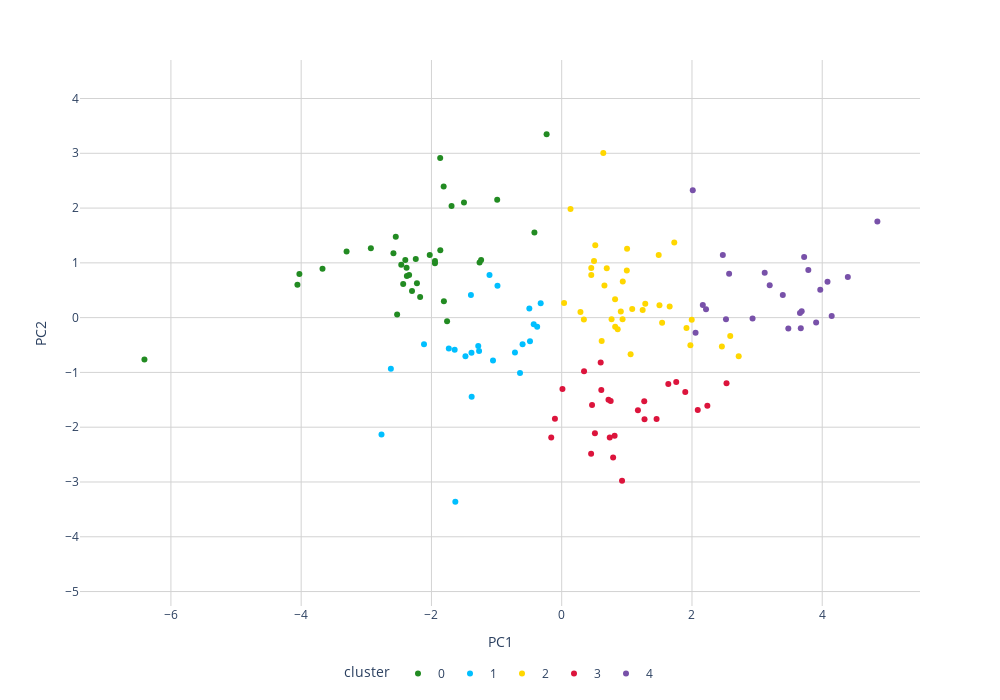
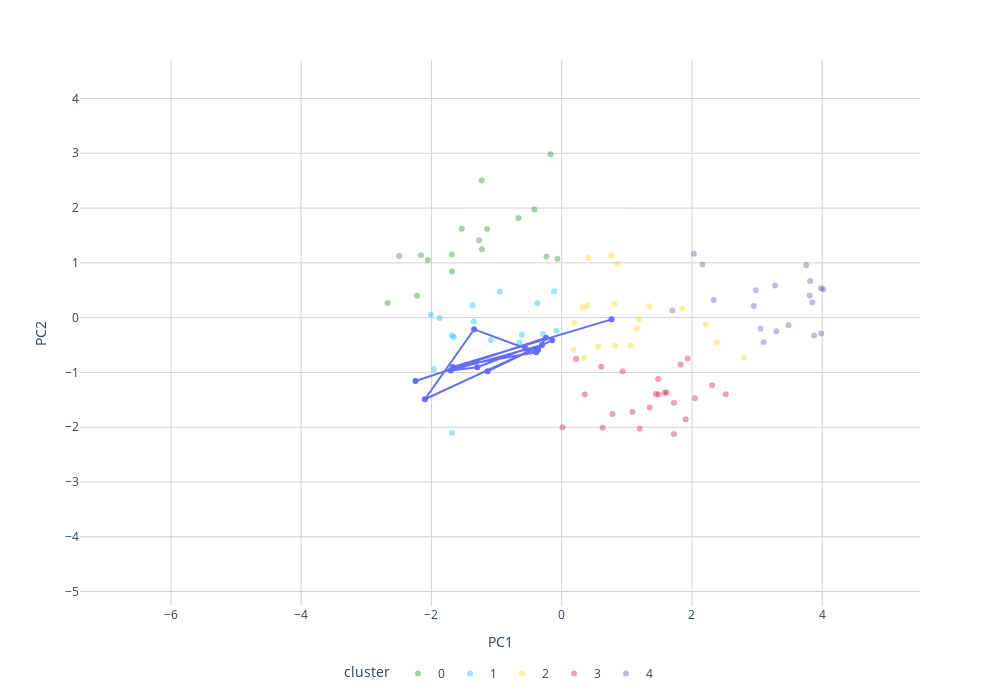

Notebook source saved alongside these figures, in order:
### Code cell
def interactive_plot_scatter2(year, x_axis, y_axis, selected_countries):
    
    filtered_data = cluster_data[cluster_data['year'] <= year]
    print(f"{len(filtered_data[filtered_data['year'] == year])} data points from year {year}")

    filtered_data = filtered_data.sort_values(by=['cluster'])
    
    #Define a fixed color scheme for clusters
    color_map = {
        '0': '#228B22', 
        '1': '#00BFFF',    
        '2': '#FFD700',  
        '3': '#DC143C',
        '4': '#7851A9'
    }

    #Assign unique colors for each selected country
    unique_colors = get_unique_colors(len(selected_countries))

    # Create the main scatter plot
    fig = px.scatter(filtered_data[filtered_data['year'] == year], 
                 x=x_axis, y=y_axis, color='cluster', 
                 range_x = [np.min(cluster_data[x_axis])-0.5, np.max(cluster_data[x_axis])+0.5],
                 range_y = [np.min(cluster_data[y_axis])-0.5, np.max(cluster_data[y_axis])+0.5],
                 hover_name='country',  # Set hover name to 'country'
                 hover_data={'country': False, x_axis: False, y_axis: False},  # Include only country in hover data
                 opacity=0.4 if selected_countries else 1,  # Adjust opacity
                 color_discrete_map=color_map)

    fig.update_traces(hovertemplate='%{hovertext}')

    #Add lines and points for selected countries
    for i, country in enumerate(selected_countries):
        country_data = filtered_data[filtered_data['country'] == country]
        country_color = unique_colors[i % len(unique_colors)]
        
        #Add line trace for each country
        line_trace = px.line(country_data, x=x_axis, y=y_axis, 
                             color_discrete_sequence=[country_color],
                             hover_name='country', hover_data=['year']).data[0]
        line_trace.name = country  # Assign country name to the line trace for the legend
        line_trace.hovertemplate = f"{country}<br>%{{y}}<extra></extra>"  # Custom hover template
        
        fig.add_trace(line_trace)
    
        #Add scatter trace for points on the line
        point_trace = px.scatter(country_data, x=x_axis, y=y_axis, 
                                 color_discrete_sequence=[country_color], 
                                 hover_name='year', hover_data=['country']).data[0]
        point_trace.hovertemplate = f"%{{hovertext}}<extra>{country}</extra>"  # Custom hover template
    
        fig.add_trace(point_trace)


    #Update layout of the plot
    fig.update_layout(
        plot_bgcolor='white', 
        width=1000,  
        height=700,  
        legend=dict(
            orientation="h", 
            yanchor="bottom",
            y=-0.15,  
            xanchor="center",
            x=0.5
        ),
        xaxis=dict(
            showgrid=True,
            gridcolor='LightGrey',
            zeroline=True,
            zerolinecolor='LightGrey',
            zerolinewidth=1
        ),
        yaxis=dict(
            showgrid=True,
            gridcolor='LightGrey',
            zeroline=True,
            zerolinecolor='LightGrey',
            zerolinewidth=1
        )
    )
    
    fig.show()

#Widgets for user interaction
year_slider = widgets.IntSlider(value=2019, min=cluster_data['year'].min(), max=cluster_data['year'].max(), step=1, description='Year:')
country_selection = widgets.SelectMultiple(options=cluster_data['country'].unique(), value=[], description='Countries', disabled=False)

#Dropdown for selecting x and y axis variables
variables = plotting_variables
x_axis_dropdown = widgets.Dropdown(options=variables, value='PC1', description='X Axis:')
y_axis_dropdown = widgets.Dropdown(options=variables, value='PC2', description='Y Axis:')

#Display the interactive widgets
interact(interactive_plot_scatter2, year=year_slider, x_axis=x_axis_dropdown, y_axis=y_axis_dropdown, selected_countries=country_selection)

### Figure 1 — Plotly figure (JSON) as saved in the notebook; plotly's stock layout.template omitted (floating-point values rounded to 4 significant figures)
{"data": [{"customdata": [["Madagascar"], ["Malawi"], ["Liberia"], ["Kenya"], ["Mozambique"], ["Myanmar"], ["Mauritania"], ["Mali"], ["Ghana"], ["Guinea"], ["Ethiopia"], ["Gambia"], ["Ivory Coast"], ["India"], ["Tanzania"], ["Swaziland"], ["Zambia"], ["Togo"], ["Uganda"], ["Nigeria"], ["Pakistan"], ["Niger"], ["Senegal"], ["Sierra Leone"], ["Rwanda"], ["Zimbabwe"], ["Burkina Faso"], ["Chad"], ["Cambodia"], ["Benin"], ["Congo (Brazzaville)"], ["Comoros"], ["Afghanistan"], ["Cameroon"]], "hovertemplate": "%{hovertext}", "hovertext": ["Madagascar", "Malawi", "Liberia", "Kenya", "Mozambique", "Myanmar", "Mauritania", "Mali", "Ghana", "Guinea", "Ethiopia", "Gambia", "Ivory Coast", "India", "Tanzania", "Swaziland", "Zambia", "Togo", "Uganda", "Nigeria", "Pakistan", "Niger", "Senegal", "Sierra Leone", "Rwanda", "Zimbabwe", "Burkina Faso", "Chad", "Cambodia", "Benin", "Congo (Brazzaville)", "Comoros", "Afghanistan", "Cameroon"], "legendgroup": "0", "marker": {"color": "#228B22", "opacity": 1, "symbol": "circle"}, "mode": "markers", "name": "0", "orientation": "v", "showlegend": true, "type": "scatter", "x": [-2.377, -3.303, -2.463, -0.9904, -1.946, -0.2318, -1.809, -2.343, -1.261, -2.583, -1.946, -1.812, -2.223, -2.241, -1.501, -1.76, -2.548, -3.673, -1.864, -2.026, -2.434, -1.691, -1.237, -4.027, -1.866, -2.527, -2.382, -4.058, -0.4189, -2.93, -2.298, -2.401, -6.407, -2.174], "xaxis": "x", "y": [0.7615, 1.208, 0.9634, 2.152, 0.9941, 3.347, 0.2971, 0.7775, 1.007, 1.175, 1.036, 2.395, 0.6275, 1.07, 2.1, -0.06617, 1.477, 0.8911, 1.231, 1.143, 0.6157, 2.037, 1.052, 0.7953, 2.913, 0.05694, 0.9112, 0.6008, 1.554, 1.266, 0.4884, 1.054, -0.764, 0.3781], "yaxis": "y"}, {"customdata": [["Morocco"], ["Botswana"], ["Nepal"], ["Jordan"], ["Namibia"], ["Lebanon"], ["Lesotho"], ["Libya"], ["Turkey"], ["Tunisia"], ["Yemen"], ["Albania"], ["Venezuela"], ["Algeria"], ["North Macedonia"], ["Bolivia"], ["South Africa"], ["Armenia"], ["Bangladesh"], ["Georgia"], ["Iran"], ["Egypt"], ["Gabon"]], "hovertemplate": "%{hovertext}", "hovertext": ["Morocco", "Botswana", "Nepal", "Jordan", "Namibia", "Lebanon", "Lesotho", "Libya", "Turkey", "Tunisia", "Yemen", "Albania", "Venezuela", "Algeria", "North Macedonia", "Bolivia", "South Africa", "Armenia", "Bangladesh", "Georgia", "Iran", "Egypt", "Gabon"], "legendgroup": "1", "marker": {"color": "#00BFFF", "opacity": 1, "symbol": "circle"}, "mode": "markers", "name": "1", "orientation": "v", "showlegend": true, "type": "scatter", "x": [-2.114, -1.055, -0.986, -1.281, -1.268, -2.767, -1.633, -0.4969, -1.383, -2.623, -1.733, -0.6007, -0.4869, -1.478, -0.6399, -0.3226, -0.4296, -0.3769, -1.109, -0.7178, -1.394, -1.644, -1.385], "xaxis": "x", "y": [-0.4849, -0.7821, 0.5828, -0.5195, -0.6069, -2.133, -3.361, 0.168, -1.445, -0.935, -0.5617, -0.4872, -0.4315, -0.7069, -1.011, 0.2628, -0.1185, -0.1664, 0.7766, -0.6369, 0.4129, -0.5872, -0.6424], "yaxis": "y"}, {"customdata": [["Honduras"], ["Guatemala"], ["Taiwan Province of China"], ["Tajikistan"], ["El Salvador"], ["Mongolia"], ["Thailand"], ["Colombia"], ["Brazil"], ["Argentina"], ["China"], ["Peru"], ["Paraguay"], ["Philippines"], ["Panama"], ["Estonia"], ["Saudi Arabia"], ["Azerbaijan"], ["Nicaragua"], ["Sri Lanka"], ["Uruguay"], ["Laos"], ["Costa Rica"], ["Vietnam"], ["Kazakhstan"], ["Cyprus"], ["Jamaica"], ["Kyrgyzstan"], ["Kuwait"], ["Dominican Republic"], ["Turkmenistan"], ["Malaysia"], ["Mauritius"], ["Mexico"], ["Ecuador"], ["Indonesia"]], "hovertemplate": "%{hovertext}", "hovertext": ["Honduras", "Guatemala", "Taiwan Province of China", "Tajikistan", "El Salvador", "Mongolia", "Thailand", "Colombia", "Brazil", "Argentina", "China", "Peru", "Paraguay", "Philippines", "Panama", "Estonia", "Saudi Arabia", "Azerbaijan", "Nicaragua", "Sri Lanka", "Uruguay", "Laos", "Costa Rica", "Vietnam", "Kazakhstan", "Cyprus", "Jamaica", "Kyrgyzstan", "Kuwait", "Dominican Republic", "Turkmenistan", "Malaysia", "Mauritius", "Mexico", "Ecuador", "Indonesia"], "legendgroup": "2", "marker": {"color": "#FFD700", "opacity": 1, "symbol": "circle"}, "mode": "markers", "name": "2", "orientation": "v", "showlegend": true, "type": "scatter", "x": [0.5153, 0.6916, 2.718, 0.4962, 0.9996, 0.6138, 1.728, 0.8209, 0.9343, 1.058, 1.283, 0.288, 0.9378, 0.4541, 1.542, 2.459, 1.996, 0.7654, 1.004, 0.0366, 2.588, 0.1355, 1.916, 0.8197, 1.976, 0.8594, 0.9075, 0.4541, 1.243, 1.082, 0.6564, 1.489, 1.658, 1.501, 0.3404, 0.6386], "xaxis": "x", "y": [1.323, 0.9018, -0.7058, 1.032, 0.8623, -0.4245, 1.374, -0.1658, -0.02925, -0.6662, 0.2517, 0.1018, 0.6607, 0.9081, -0.09367, -0.5287, -0.03914, -0.03094, 1.259, 0.2671, -0.3332, 1.985, -0.1893, 0.3372, -0.5055, -0.2113, 0.1131, 0.7783, 0.1389, 0.1573, 0.587, 1.143, 0.2023, 0.2268, -0.03218, 3.007], "yaxis": "y"}, {"customdata": [["Slovakia"], ["Croatia"], ["Serbia"], ["Spain"], ["Ukraine"], ["Slovenia"], ["South Korea"], ["France"], ["Hungary"], ["Bulgaria"], ["Chile"], ["Lithuania"], ["Belarus"], ["Belgium"], ["Greece"], ["Bosnia and Herzegovina"], ["Montenegro"], ["Moldova"], ["Latvia"], ["Japan"], ["Italy"], ["Poland"], ["Portugal"], ["Romania"], ["Russia"]], "hovertemplate": "%{hovertext}", "hovertext": ["Slovakia", "Croatia", "Serbia", "Spain", "Ukraine", "Slovenia", "South Korea", "France", "Hungary", "Bulgaria", "Chile", "Lithuania", "Belarus", "Belgium", "Greece", "Bosnia and Herzegovina", "Montenegro", "Moldova", "Latvia", "Japan", "Italy", "Poland", "Portugal", "Romania", "Russia"], "legendgroup": "3", "marker": {"color": "#DC143C", "opacity": 1, "symbol": "circle"}, "mode": "markers", "name": "3", "orientation": "v", "showlegend": true, "type": "scatter", "x": [1.267, 0.4517, 0.466, 1.637, -0.1041, 2.236, 1.272, 2.531, 1.457, 0.608, 0.5986, 0.9264, 0.8122, 2.089, 0.51, 0.343, -0.1609, 0.01142, 0.7893, 1.897, 0.7519, 1.758, 1.17, 0.7183, 0.7377], "xaxis": "x", "y": [-1.525, -2.485, -1.597, -1.211, -1.844, -1.61, -1.854, -1.196, -1.85, -1.319, -0.8178, -2.976, -2.155, -1.688, -2.112, -0.9768, -2.188, -1.304, -2.554, -1.356, -1.52, -1.175, -1.69, -1.497, -2.186], "yaxis": "y"}, {"customdata": [["Finland"], ["United Kingdom"], ["United Arab Emirates"], ["Denmark"], ["Canada"], ["United States"], ["Ireland"], ["Bahrain"], ["Uzbekistan"], ["Israel"], ["Singapore"], ["Switzerland"], ["Sweden"], ["Germany"], ["Australia"], ["New Zealand"], ["Norway"], ["Austria"], ["Hong Kong S.A.R. of China"], ["Iceland"], ["Luxembourg"], ["Malta"], ["Netherlands"]], "hovertemplate": "%{hovertext}", "hovertext": ["Finland", "United Kingdom", "United Arab Emirates", "Denmark", "Canada", "United States", "Ireland", "Bahrain", "Uzbekistan", "Israel", "Singapore", "Switzerland", "Sweden", "Germany", "Australia", "New Zealand", "Norway", "Austria", "Hong Kong S.A.R. of China", "Iceland", "Luxembourg", "Malta", "Netherlands"], "legendgroup": "4", "marker": {"color": "#7851A9", "opacity": 1, "symbol": "circle"}, "mode": "markers", "name": "4", "orientation": "v", "showlegend": true, "type": "scatter", "x": [3.906, 3.117, 2.474, 4.393, 3.194, 2.522, 3.658, 2.57, 2.012, 2.055, 4.847, 4.145, 3.97, 2.93, 3.395, 3.722, 4.081, 3.48, 2.166, 3.685, 3.671, 2.216, 3.787], "xaxis": "x", "y": [-0.0892, 0.8213, 1.144, 0.743, 0.5931, -0.03067, 0.08688, 0.7993, 2.326, -0.2755, 1.755, 0.02791, 0.5093, -0.01793, 0.4131, 1.108, 0.6555, -0.1987, 0.2316, 0.1163, -0.1949, 0.1518, 0.868], "yaxis": "y"}], "layout": {"height": 700, "legend": {"orientation": "h", "title": {"text": "cluster"}, "tracegroupgap": 0, "x": 0.5, "xanchor": "center", "y": -0.15, "yanchor": "bottom"}, "margin": {"t": 60}, "plot_bgcolor": "white", "width": 1000, "xaxis": {"anchor": "y", "domain": [0, 1], "gridcolor": "LightGrey", "range": [-7.396, 5.501], "showgrid": true, "title": {"text": "PC1"}, "zeroline": true, "zerolinecolor": "LightGrey", "zerolinewidth": 1}, "yaxis": {"anchor": "x", "domain": [0, 1], "gridcolor": "LightGrey", "range": [-5.264, 4.703], "showgrid": true, "title": {"text": "PC2"}, "zeroline": true, "zerolinecolor": "LightGrey", "zerolinewidth": 1}}}

### Figure 2 — Plotly figure (JSON) as saved in the notebook; plotly's stock layout.template omitted (floating-point values rounded to 4 significant figures)
{"data": [{"customdata": [["Kenya"], ["Laos"], ["Myanmar"], ["Ghana"], ["Ethiopia"], ["Ivory Coast"], ["India"], ["Tanzania"], ["Tajikistan"], ["Zambia"], ["Uganda"], ["Nigeria"], ["Philippines"], ["Zimbabwe"], ["Benin"], ["Cameroon"], ["Cambodia"]], "hovertemplate": "%{hovertext}", "hovertext": ["Kenya", "Laos", "Myanmar", "Ghana", "Ethiopia", "Ivory Coast", "India", "Tanzania", "Tajikistan", "Zambia", "Uganda", "Nigeria", "Philippines", "Zimbabwe", "Benin", "Cameroon", "Cambodia"], "legendgroup": "0", "marker": {"color": "#228B22", "opacity": 0.4, "symbol": "circle"}, "mode": "markers", "name": "0", "orientation": "v", "showlegend": true, "type": "scatter", "x": [-1.535, -0.4199, -0.171, -1.144, -1.269, -2.056, -1.224, -1.226, -0.2339, -1.684, -2.162, -1.688, -0.06676, -2.675, -2.495, -2.221, -0.6633], "xaxis": "x", "y": [1.624, 1.973, 2.982, 1.618, 1.412, 1.051, 1.25, 2.505, 1.116, 0.8443, 1.139, 1.153, 1.073, 0.2653, 1.127, 0.4, 1.819], "yaxis": "y"}, {"customdata": [["Venezuela"], ["Jordan"], ["Albania"], ["Bangladesh"], ["South Africa"], ["North Macedonia"], ["Bolivia"], ["Namibia"], ["Turkey"], ["Tunisia"], ["Morocco"], ["Iran"], ["Ecuador"], ["Georgia"], ["Iraq"], ["Egypt"]], "hovertemplate": "%{hovertext}", "hovertext": ["Venezuela", "Jordan", "Albania", "Bangladesh", "South Africa", "North Macedonia", "Bolivia", "Namibia", "Turkey", "Tunisia", "Morocco", "Iran", "Ecuador", "Georgia", "Iraq", "Egypt"], "legendgroup": "1", "marker": {"color": "#00BFFF", "opacity": 0.4, "symbol": "circle"}, "mode": "markers", "name": "1", "orientation": "v", "showlegend": true, "type": "scatter", "x": [-1.087, -1.35, -0.2877, -0.9527, -0.3757, -0.6112, -0.1165, -1.659, -1.686, -1.963, -1.688, -1.369, -0.08023, -0.6488, -2.007, -1.874], "xaxis": "x", "y": [-0.4084, -0.06956, -0.3, 0.4754, 0.2622, -0.3139, 0.4835, -0.3512, -2.095, -0.9398, -0.3274, 0.2247, -0.2405, -0.4522, 0.05456, -0.008799], "yaxis": "y"}, {"customdata": [["Colombia"], ["Taiwan Province of China"], ["Mongolia"], ["Thailand"], ["China"], ["Saudi Arabia"], ["Serbia"], ["Argentina"], ["El Salvador"], ["Uruguay"], ["Kyrgyzstan"], ["Ukraine"], ["United States"], ["Cyprus"], ["Dominican Republic"], ["Mexico"], ["Mauritius"], ["Brazil"], ["Chile"]], "hovertemplate": "%{hovertext}", "hovertext": ["Colombia", "Taiwan Province of China", "Mongolia", "Thailand", "China", "Saudi Arabia", "Serbia", "Argentina", "El Salvador", "Uruguay", "Kyrgyzstan", "Ukraine", "United States", "Cyprus", "Dominican Republic", "Mexico", "Mauritius", "Brazil", "Chile"], "legendgroup": "2", "marker": {"color": "#FFD700", "opacity": 0.4, "symbol": "circle"}, "mode": "markers", "name": "2", "orientation": "v", "showlegend": true, "type": "scatter", "x": [0.3903, 2.797, 0.3469, 0.8524, 1.063, 1.849, 0.5597, 0.8216, 0.4084, 2.211, 0.7592, 0.1808, 2.385, 1.149, 0.3237, 0.8106, 1.345, 0.1942, 1.183], "xaxis": "x", "y": [0.2223, -0.7323, -0.7307, 0.986, -0.5142, 0.1652, -0.5264, -0.5137, 1.088, -0.1272, 1.132, -0.5925, -0.4509, -0.1934, 0.1909, 0.259, 0.2065, -0.0955, -0.02793], "yaxis": "y"}, {"customdata": [["Slovakia"], ["Croatia"], ["South Korea"], ["Czech Republic"], ["Spain"], ["Slovenia"], ["Bulgaria"], ["Hungary"], ["Lithuania"], ["Belgium"], ["Greece"], ["Bosnia and Herzegovina"], ["Montenegro"], ["Moldova"], ["Latvia"], ["Japan"], ["Kazakhstan"], ["Israel"], ["Portugal"], ["Italy"], ["Poland"], ["Russia"], ["France"]], "hovertemplate": "%{hovertext}", "hovertext": ["Slovakia", "Croatia", "South Korea", "Czech Republic", "Spain", "Slovenia", "Bulgaria", "Hungary", "Lithuania", "Belgium", "Greece", "Bosnia and Herzegovina", "Montenegro", "Moldova", "Latvia", "Japan", "Kazakhstan", "Israel", "Portugal", "Italy", "Poland", "Russia", "France"], "legendgroup": "3", "marker": {"color": "#DC143C", "opacity": 0.4, "symbol": "circle"}, "mode": "markers", "name": "3", "orientation": "v", "showlegend": true, "type": "scatter", "x": [1.488, 1.446, 1.199, 2.309, 1.611, 1.725, 0.935, 1.351, 1.722, 1.904, 0.01322, 0.222, 0.3541, 0.6082, 1.581, 2.044, 1.826, 1.934, 0.7808, 1.087, 1.483, 0.629, 2.519], "xaxis": "x", "y": [-1.405, -1.392, -2.03, -1.232, -1.367, -1.553, -0.9806, -1.642, -2.126, -1.854, -2.0, -0.7529, -1.402, -0.8962, -1.371, -1.474, -0.8545, -0.7445, -1.759, -1.719, -1.122, -2.008, -1.399], "yaxis": "y"}, {"customdata": [["United Kingdom"], ["Denmark"], ["United Arab Emirates"], ["Canada"], ["Finland"], ["Bahrain"], ["Ireland"], ["Sweden"], ["Switzerland"], ["Netherlands"], ["Norway"], ["Austria"], ["New Zealand"], ["Germany"], ["Malta"], ["Hong Kong S.A.R. of China"], ["Iceland"], ["Australia"], ["Estonia"]], "hovertemplate": "%{hovertext}", "hovertext": ["United Kingdom", "Denmark", "United Arab Emirates", "Canada", "Finland", "Bahrain", "Ireland", "Sweden", "Switzerland", "Netherlands", "Norway", "Austria", "New Zealand", "Germany", "Malta", "Hong Kong S.A.R. of China", "Iceland", "Australia", "Estonia"], "legendgroup": "4", "marker": {"color": "#7851A9", "opacity": 0.4, "symbol": "circle"}, "mode": "markers", "name": "4", "orientation": "v", "showlegend": true, "type": "scatter", "x": [2.981, 3.98, 2.162, 2.95, 3.983, 2.029, 3.482, 3.808, 3.875, 3.815, 4.017, 3.295, 3.755, 3.099, 1.698, 2.334, 3.847, 3.277, 3.053], "xaxis": "x", "y": [0.5017, 0.5367, 0.9714, 0.2132, -0.2883, 1.166, -0.1381, 0.4037, -0.3265, 0.6707, 0.5203, -0.2488, 0.955, -0.4477, 0.1296, 0.3215, 0.2747, 0.5864, -0.2027], "yaxis": "y"}, {"customdata": [[2010], [2015], [2014], [2013], [2012], [2011], [2016], [2006], [2018], [2007], [2008], [2017], [2009], [2019]], "hovertemplate": "Azerbaijan<br>%{y}<extra></extra>", "hovertext": ["Azerbaijan", "Azerbaijan", "Azerbaijan", "Azerbaijan", "Azerbaijan", "Azerbaijan", "Azerbaijan", "Azerbaijan", "Azerbaijan", "Azerbaijan", "Azerbaijan", "Azerbaijan", "Azerbaijan", "Azerbaijan"], "legendgroup": "", "line": {"color": "#636EFA", "dash": "solid"}, "marker": {"symbol": "circle"}, "mode": "lines", "name": "Azerbaijan", "orientation": "v", "showlegend": false, "type": "scatter", "x": [-2.244, -0.2395, -0.3613, -0.5522, -1.295, -1.704, -0.3035, -1.138, -0.1478, -2.101, -1.345, -0.3918, -1.675, 0.7654], "xaxis": "x", "y": [-1.157, -0.3674, -0.5875, -0.5689, -0.9045, -0.9633, -0.4987, -0.9789, -0.4144, -1.49, -0.2139, -0.6314, -0.9001, -0.03094], "yaxis": "y"}, {"customdata": [["Azerbaijan"], ["Azerbaijan"], ["Azerbaijan"], ["Azerbaijan"], ["Azerbaijan"], ["Azerbaijan"], ["Azerbaijan"], ["Azerbaijan"], ["Azerbaijan"], ["Azerbaijan"], ["Azerbaijan"], ["Azerbaijan"], ["Azerbaijan"], ["Azerbaijan"]], "hovertemplate": "%{hovertext}<extra>Azerbaijan</extra>", "hovertext": [2010, 2015, 2014, 2013, 2012, 2011, 2016, 2006, 2018, 2007, 2008, 2017, 2009, 2019], "legendgroup": "", "marker": {"color": "#636EFA", "symbol": "circle"}, "mode": "markers", "name": "", "orientation": "v", "showlegend": false, "type": "scatter", "x": [-2.244, -0.2395, -0.3613, -0.5522, -1.295, -1.704, -0.3035, -1.138, -0.1478, -2.101, -1.345, -0.3918, -1.675, 0.7654], "xaxis": "x", "y": [-1.157, -0.3674, -0.5875, -0.5689, -0.9045, -0.9633, -0.4987, -0.9789, -0.4144, -1.49, -0.2139, -0.6314, -0.9001, -0.03094], "yaxis": "y"}], "layout": {"height": 700, "legend": {"orientation": "h", "title": {"text": "cluster"}, "tracegroupgap": 0, "x": 0.5, "xanchor": "center", "y": -0.15, "yanchor": "bottom"}, "margin": {"t": 60}, "plot_bgcolor": "white", "width": 1000, "xaxis": {"anchor": "y", "domain": [0, 1], "gridcolor": "LightGrey", "range": [-7.396, 5.501], "showgrid": true, "title": {"text": "PC1"}, "zeroline": true, "zerolinecolor": "LightGrey", "zerolinewidth": 1}, "yaxis": {"anchor": "x", "domain": [0, 1], "gridcolor": "LightGrey", "range": [-5.264, 4.703], "showgrid": true, "title": {"text": "PC2"}, "zeroline": true, "zerolinecolor": "LightGrey", "zerolinewidth": 1}}}
